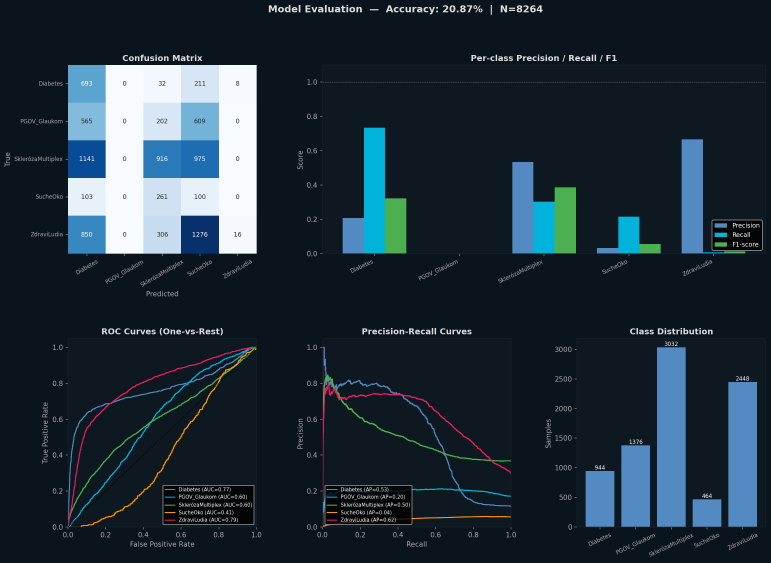
#> input picture model_evaluation.png, 2311 x 1689 px (shown at 1/3 size); its folder holds only this picture in this run
$ python -i cl_model.py   (imports and definitions only)   (older library calls are emulated)
#> lines starting #> are read from the running program, lines starting #| are printed output that depends on the picture; after the words box and inside, x2 and y2 are one past the last pixel; in counts of white or black regions, pixels touching at a corner belong together
import numpy as np
import cv2
import matplotlib.pyplot as plt
import pandas as pd
import seaborn as sns
import umap
from pathlib import Path
from skimage.feature import graycomatrix, graycoprops
from skimage.morphology import skeletonize
from sklearn.ensemble import RandomForestClassifier
from sklearn.metrics import classification_report, confusion_matrix
from sklearn.model_selection import train_test_split, cross_val_score
from sklearn.preprocessing import LabelEncoder, StandardScaler
import pickle
import yaml

SUPPORTED_EXTENSIONS = {".bmp"}


def extract_glcm_features(image_gray):
    img_64 = np.clip(image_gray // 4, 0, 63).astype(np.uint8)
    glcm = graycomatrix(
        img_64,
        distances=[1],
        angles=[0, np.pi / 4, np.pi / 2, 3 * np.pi / 4],
        levels=64,
        symmetric=True,
        normed=True,
    )

    return {
        "contrast": graycoprops(glcm, "contrast").mean(),
        "dissimilarity": graycoprops(glcm, "dissimilarity").mean(),
        "homogeneity": graycoprops(glcm, "homogeneity").mean(),
        "energy": graycoprops(glcm, "energy").mean(),
        "correlation": graycoprops(glcm, "correlation").mean(),
    }


def get_fractal_dimension(image_gray):
    _, binary = cv2.threshold(image_gray, 0, 255, cv2.THRESH_BINARY + cv2.THRESH_OTSU)
    binary = (binary == 0).astype(np.uint8)

    p = int(np.floor(np.log2(min(binary.shape))))
    pixels = binary[: 2**p, : 2**p]

    def count(pixels, k):
        S = np.add.reduceat(
            np.add.reduceat(pixels, np.arange(0, pixels.shape[0], k), axis=0),
            np.arange(0, pixels.shape[1], k),
            axis=1,
        )
        return np.count_nonzero(S)

    scales = 2 ** np.arange(p, 1, -1)
    counts = np.array([count(pixels, s) for s in scales], dtype=float)

    return float(np.polyfit(np.log(1.0 / scales), np.log(counts), 1)[0])


def extract_morphology_features(image_gray):
    _, binary = cv2.threshold(image_gray, 0, 255, cv2.THRESH_BINARY_INV + cv2.THRESH_OTSU)
    binary = (binary > 0).astype(np.uint8)
    skeleton = skeletonize(binary.astype(bool)).astype(np.uint8)

    kernel = np.array([[1, 1, 1], [1, 10, 1], [1, 1, 1]], dtype=np.uint8)
    filtered = cv2.filter2D(skeleton, -1, kernel)
    branch_points = int(np.sum((skeleton == 1) & (filtered >= 13)))

    density = float(np.count_nonzero(binary) / binary.size)
    return {"branch_count": branch_points, "fern_density": density}


def extract_fft_features(image_gray):
    dft = np.fft.fft2(image_gray)
    dft_shift = np.fft.fftshift(dft)
    magnitude_spectrum = np.log1p(np.abs(dft_shift))

    h, w = magnitude_spectrum.shape
    center_h, center_w = h // 2, w // 2
    radius = 30

    y, x = np.ogrid[-center_h : h - center_h, -center_w : w - center_w]
    mask = x * x + y * y <= radius * radius

    low_freq_mean = float(np.mean(magnitude_spectrum[mask]))
    high_freq_mean = float(np.mean(magnitude_spectrum[~mask]))
    return {"fft_low_freq": low_freq_mean, "fft_high_freq": high_freq_mean}


def image_to_feature_vector(image_path):
#> called with image_path = '../../model_evaluation.png'
    img = cv2.imread(str(image_path), cv2.IMREAD_GRAYSCALE)
#> img: shape (1689, 2311); min 0, max 255, mean 43.7
    img = cv2.resize(img, (512, 512), interpolation=cv2.INTER_AREA)
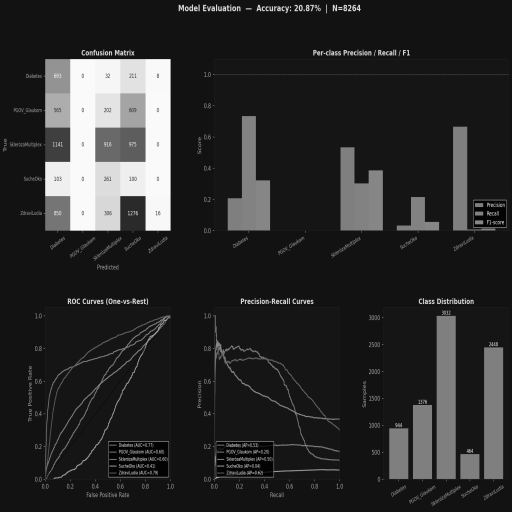
#> img: shape (512, 512); min 3, max 250, mean 43.7

    features = {}
    features.update(extract_glcm_features(img))
#> in extract_glcm_features, `img_64 = np.clip(image_gray // 4, 0, 63).astype(np.uint8)`:
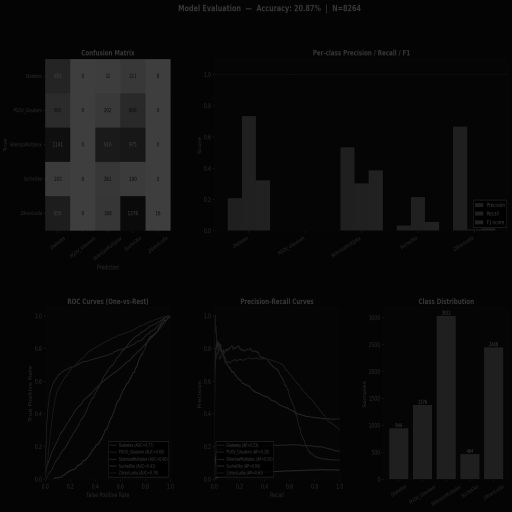
#> img_64: shape (512, 512); min 0, max 62, mean 10.5
    features.update(extract_fft_features(img))
#> in extract_fft_features, `magnitude_spectrum = np.log1p(np.abs(dft_shift))`:
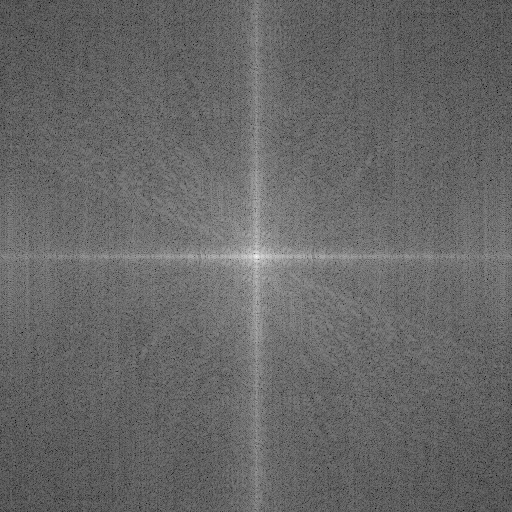
#> magnitude_spectrum: shape (512, 512) float64; min 2.87, max 16.25, mean 8.3; drawn with min black and max white
#> in extract_fft_features, `low_freq_mean = float(np.mean(magnitude_spectrum[mask]))`: low_freq_mean = 11.01
#> in extract_fft_features, `high_freq_mean = float(np.mean(magnitude_spectrum[~mask]))`: high_freq_mean = 8.27
    features.update(extract_morphology_features(img))
#> in extract_morphology_features, `_, binary = cv2.threshold(image_gray, 0, 255, cv2.THRESH_BINARY_INV + ..`:
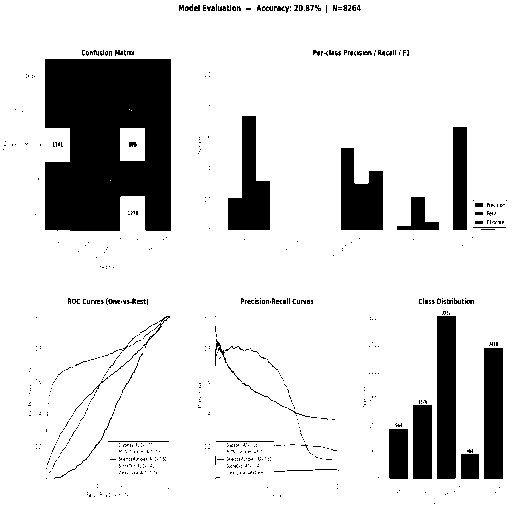
#> binary: shape (512, 512); 85.4% white; 619 black regions (567 under 20 px), largest, box (x1, y1, x2, y2) and area: (45, 59, 171, 231) 19095, (437, 316, 456, 479) 3096, (228, 116, 270, 230) 2730
#> in extract_morphology_features, `skeleton = skeletonize(binary.astype(bool)).astype(np.uint8)`:
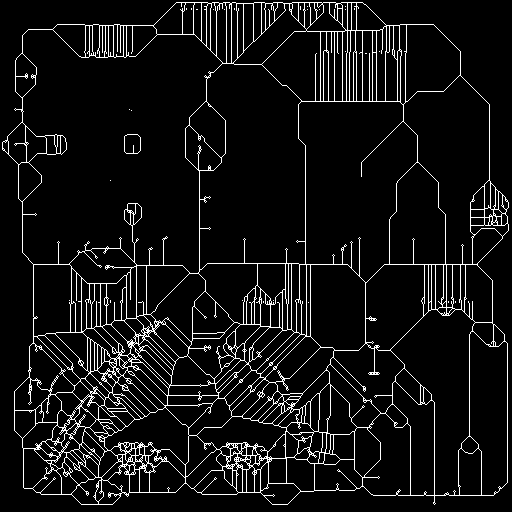
#> skeleton: shape (512, 512); values 0 (black) and 1 (white), 7.3% white in thin lines or dots
#> in extract_morphology_features, `filtered = cv2.filter2D(skeleton, -1, kernel)`:
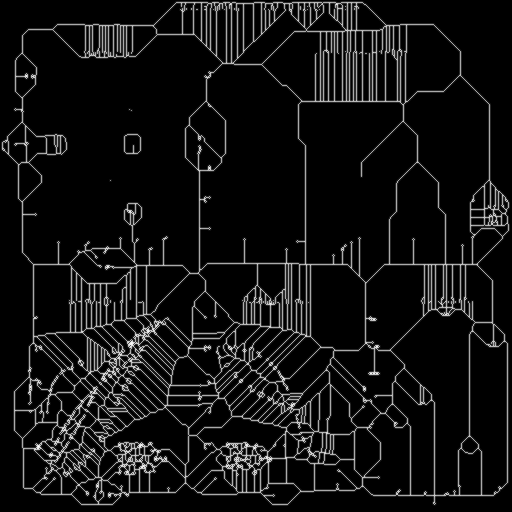
#> filtered: shape (512, 512); min 0, max 18, mean 1.31; drawn with min black and max white
#> in extract_morphology_features, `branch_points = int(np.sum((skeleton == 1) & (filtered >= 13)))`: branch_points = 5365
#> in extract_morphology_features, `density = float(np.count_nonzero(binary) / binary.size)`: density = 0.854
    features["fractal_dim"] = get_fractal_dimension(img)
#> in count, `S = np.add.reduceat( np.add.reduceat(pixels, np.arange(0, pixels.shape..`: S = [223898]
#> in count (call 8), `S = np.add.reduceat( np.add.reduceat(pixels, np.arange(0, pixels.shape..`:
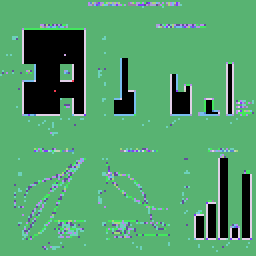
#> S: shape (128, 128) uint64 (shown 2 times larger); 17 distinct labels, from 0 to 16; one colour per label, 0 black
#> in get_fractal_dimension, `counts = np.array([count(pixels, s) for s in scales], dtype=float)`: counts = [1, 4, 16, 63, 250, 971, 3705, 14542]
    return features


# [140 lines left out: functions load_dataset, preprocess_data, train_tear_classifier, plot_feature_importance, plot_umap_projection, plot_feature_distributions and 3 more, not called in this run]


# [10 lines not run here, left out]

>>> result = image_to_feature_vector('../../model_evaluation.png')
#> result = 10 items
